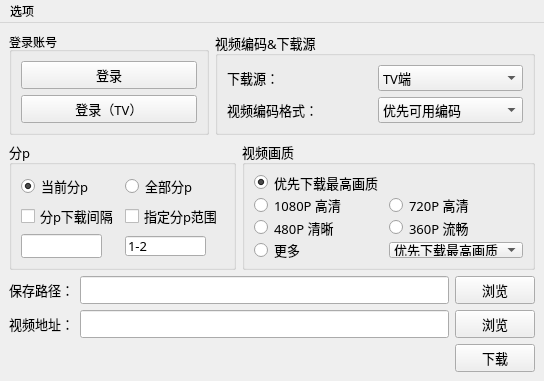
<?xml version="1.0" encoding="UTF-8"?>
<ui version="4.0">
 <class>MainWindow</class>
 <widget class="QMainWindow" name="MainWindow">
  <property name="geometry">
   <rect>
    <x>0</x>
    <y>0</y>
    <width>544</width>
    <height>381</height>
   </rect>
  </property>
  <property name="minimumSize">
   <size>
    <width>544</width>
    <height>381</height>
   </size>
  </property>
  <property name="maximumSize">
   <size>
    <width>544</width>
    <height>381</height>
   </size>
  </property>
  <property name="windowTitle">
   <string>MainWindow</string>
  </property>
  <widget class="QWidget" name="centralwidget">
   <layout class="QVBoxLayout" name="verticalLayout_3">
    <item>
     <layout class="QHBoxLayout" name="horizontalLayout_5">
      <item>
       <widget class="QGroupBox" name="groupBox_4">
        <property name="minimumSize">
         <size>
          <width>0</width>
          <height>0</height>
         </size>
        </property>
        <property name="maximumSize">
         <size>
          <width>200</width>
          <height>16777215</height>
         </size>
        </property>
        <property name="title">
         <string>登录账号</string>
        </property>
        <layout class="QVBoxLayout" name="verticalLayout">
         <item>
          <widget class="QPushButton" name="pushButton_login">
           <property name="font">
            <font>
             <family>宋体</family>
             <pointsize>10</pointsize>
            </font>
           </property>
           <property name="text">
            <string>登录</string>
           </property>
          </widget>
         </item>
         <item>
          <widget class="QPushButton" name="pushButton_logintv">
           <property name="font">
            <font>
             <family>宋体</family>
             <pointsize>10</pointsize>
            </font>
           </property>
           <property name="text">
            <string>登录（TV）</string>
           </property>
          </widget>
         </item>
        </layout>
       </widget>
      </item>
      <item>
       <widget class="QGroupBox" name="groupBox_3">
        <property name="minimumSize">
         <size>
          <width>300</width>
          <height>0</height>
         </size>
        </property>
        <property name="sizeIncrement">
         <size>
          <width>0</width>
          <height>0</height>
         </size>
        </property>
        <property name="font">
         <font>
          <family>宋体</family>
          <pointsize>10</pointsize>
         </font>
        </property>
        <property name="title">
         <string>视频编码&amp;&amp;下载源</string>
        </property>
        <layout class="QVBoxLayout" name="verticalLayout_2">
         <item>
          <layout class="QHBoxLayout" name="horizontalLayout_3">
           <item>
            <widget class="QLabel" name="label_3">
             <property name="font">
              <font>
               <family>宋体</family>
               <pointsize>10</pointsize>
              </font>
             </property>
             <property name="text">
              <string>下载源：</string>
             </property>
            </widget>
           </item>
           <item>
            <widget class="QComboBox" name="comboBox_source">
             <property name="sizePolicy">
              <sizepolicy hsizetype="Preferred" vsizetype="Fixed">
               <horstretch>0</horstretch>
               <verstretch>1</verstretch>
              </sizepolicy>
             </property>
             <property name="sizeIncrement">
              <size>
               <width>0</width>
               <height>0</height>
              </size>
             </property>
             <property name="font">
              <font>
               <family>宋体</family>
               <pointsize>10</pointsize>
              </font>
             </property>
             <item>
              <property name="text">
               <string>TV端</string>
              </property>
             </item>
             <item>
              <property name="text">
               <string>网页端</string>
              </property>
             </item>
             <item>
              <property name="text">
               <string>APP端</string>
              </property>
             </item>
             <item>
              <property name="text">
               <string>国际端</string>
              </property>
             </item>
            </widget>
           </item>
          </layout>
         </item>
         <item>
          <layout class="QHBoxLayout" name="horizontalLayout_4">
           <item>
            <widget class="QLabel" name="label_4">
             <property name="font">
              <font>
               <family>宋体</family>
               <pointsize>10</pointsize>
              </font>
             </property>
             <property name="text">
              <string>视频编码格式：</string>
             </property>
            </widget>
           </item>
           <item>
            <widget class="QComboBox" name="comboBox_encoding">
             <property name="font">
              <font>
               <family>宋体</family>
               <pointsize>10</pointsize>
              </font>
             </property>
             <item>
              <property name="text">
               <string>优先可用编码</string>
              </property>
             </item>
             <item>
              <property name="text">
               <string>AVC</string>
              </property>
             </item>
             <item>
              <property name="text">
               <string>AV1</string>
              </property>
             </item>
             <item>
              <property name="text">
               <string>HEVC</string>
              </property>
             </item>
            </widget>
           </item>
          </layout>
         </item>
        </layout>
       </widget>
      </item>
     </layout>
    </item>
    <item>
     <layout class="QHBoxLayout" name="horizontalLayout_6">
      <item>
       <widget class="QGroupBox" name="groupBox">
        <property name="font">
         <font>
          <family>宋体</family>
          <pointsize>10</pointsize>
         </font>
        </property>
        <property name="title">
         <string>分p</string>
        </property>
        <layout class="QGridLayout" name="gridLayout">
         <item row="1" column="1">
          <widget class="QCheckBox" name="checkBox_p">
           <property name="font">
            <font>
             <family>宋体</family>
             <pointsize>10</pointsize>
            </font>
           </property>
           <property name="text">
            <string>指定分p范围</string>
           </property>
          </widget>
         </item>
         <item row="0" column="1">
          <widget class="QRadioButton" name="radioButton_p_all">
           <property name="font">
            <font>
             <family>宋体</family>
             <pointsize>10</pointsize>
            </font>
           </property>
           <property name="text">
            <string>全部分p</string>
           </property>
          </widget>
         </item>
         <item row="2" column="1">
          <widget class="QLineEdit" name="lineEdit_p">
           <property name="sizePolicy">
            <sizepolicy hsizetype="Minimum" vsizetype="Fixed">
             <horstretch>0</horstretch>
             <verstretch>0</verstretch>
            </sizepolicy>
           </property>
           <property name="minimumSize">
            <size>
             <width>0</width>
             <height>0</height>
            </size>
           </property>
           <property name="maximumSize">
            <size>
             <width>81</width>
             <height>20</height>
            </size>
           </property>
           <property name="font">
            <font>
             <family>宋体</family>
             <pointsize>10</pointsize>
            </font>
           </property>
           <property name="text">
            <string>1-2</string>
           </property>
          </widget>
         </item>
         <item row="0" column="0">
          <widget class="QRadioButton" name="radioButton_p_current">
           <property name="enabled">
            <bool>true</bool>
           </property>
           <property name="font">
            <font>
             <family>宋体</family>
             <pointsize>10</pointsize>
            </font>
           </property>
           <property name="tabletTracking">
            <bool>false</bool>
           </property>
           <property name="acceptDrops">
            <bool>false</bool>
           </property>
           <property name="autoFillBackground">
            <bool>false</bool>
           </property>
           <property name="text">
            <string>当前分p</string>
           </property>
           <property name="checkable">
            <bool>true</bool>
           </property>
           <property name="checked">
            <bool>true</bool>
           </property>
           <property name="autoRepeat">
            <bool>false</bool>
           </property>
          </widget>
         </item>
         <item row="1" column="0">
          <widget class="QCheckBox" name="checkBox_p_delay">
           <property name="font">
            <font>
             <family>宋体</family>
             <pointsize>10</pointsize>
            </font>
           </property>
           <property name="text">
            <string>分p下载间隔</string>
           </property>
          </widget>
         </item>
         <item row="2" column="0">
          <widget class="QLineEdit" name="lineEdit_p_delay">
           <property name="minimumSize">
            <size>
             <width>0</width>
             <height>0</height>
            </size>
           </property>
           <property name="maximumSize">
            <size>
             <width>81</width>
             <height>16777215</height>
            </size>
           </property>
          </widget>
         </item>
        </layout>
       </widget>
      </item>
      <item>
       <widget class="QGroupBox" name="groupBox_2">
        <property name="font">
         <font>
          <family>宋体</family>
          <pointsize>10</pointsize>
         </font>
        </property>
        <property name="title">
         <string>视频画质</string>
        </property>
        <layout class="QGridLayout" name="gridLayout_2">
         <item row="1" column="0">
          <widget class="QRadioButton" name="radioButton_dfn_1080P">
           <property name="font">
            <font>
             <family>宋体</family>
             <pointsize>10</pointsize>
            </font>
           </property>
           <property name="text">
            <string>1080P 高清</string>
           </property>
          </widget>
         </item>
         <item row="2" column="1">
          <widget class="QRadioButton" name="radioButton_dfn_360P">
           <property name="font">
            <font>
             <family>宋体</family>
             <pointsize>10</pointsize>
            </font>
           </property>
           <property name="text">
            <string>360P 流畅</string>
           </property>
          </widget>
         </item>
         <item row="2" column="0">
          <widget class="QRadioButton" name="radioButton_dfn_480P">
           <property name="font">
            <font>
             <family>宋体</family>
             <pointsize>10</pointsize>
            </font>
           </property>
           <property name="text">
            <string>480P 清晰</string>
           </property>
          </widget>
         </item>
         <item row="0" column="0">
          <widget class="QRadioButton" name="radioButton_dfn_priority">
           <property name="font">
            <font>
             <family>宋体</family>
             <pointsize>10</pointsize>
            </font>
           </property>
           <property name="text">
            <string>优先下载最高画质</string>
           </property>
           <property name="checked">
            <bool>true</bool>
           </property>
          </widget>
         </item>
         <item row="1" column="1">
          <widget class="QRadioButton" name="radioButton_dfn_720P">
           <property name="font">
            <font>
             <family>宋体</family>
             <pointsize>10</pointsize>
            </font>
           </property>
           <property name="text">
            <string>720P 高清</string>
           </property>
          </widget>
         </item>
         <item row="3" column="1">
          <widget class="QComboBox" name="comboBox_dfn_more">
           <property name="font">
            <font>
             <family>宋体</family>
             <pointsize>10</pointsize>
            </font>
           </property>
           <item>
            <property name="text">
             <string>优先下载最高画质</string>
            </property>
           </item>
           <item>
            <property name="text">
             <string>8K 超高清</string>
            </property>
           </item>
           <item>
            <property name="text">
             <string>杜比视界</string>
            </property>
           </item>
           <item>
            <property name="text">
             <string>HDR 真彩</string>
            </property>
           </item>
           <item>
            <property name="text">
             <string>4K 超清</string>
            </property>
           </item>
           <item>
            <property name="text">
             <string>1080P 高帧率</string>
            </property>
           </item>
           <item>
            <property name="text">
             <string>1080P 高码率</string>
            </property>
           </item>
           <item>
            <property name="text">
             <string>720P 高帧率</string>
            </property>
           </item>
          </widget>
         </item>
         <item row="3" column="0">
          <widget class="QRadioButton" name="radioButton_dfn_more">
           <property name="font">
            <font>
             <family>宋体</family>
             <pointsize>10</pointsize>
            </font>
           </property>
           <property name="text">
            <string>更多</string>
           </property>
          </widget>
         </item>
        </layout>
       </widget>
      </item>
     </layout>
    </item>
    <item>
     <spacer name="verticalSpacer">
      <property name="font">
       <font>
        <family>宋体</family>
        <pointsize>10</pointsize>
       </font>
      </property>
      <property name="orientation">
       <enum>Qt::Orientation::Vertical</enum>
      </property>
      <property name="sizeHint" stdset="0">
       <size>
        <width>20</width>
        <height>40</height>
       </size>
      </property>
     </spacer>
    </item>
    <item>
     <layout class="QHBoxLayout" name="horizontalLayout">
      <item>
       <widget class="QLabel" name="label_2">
        <property name="sizePolicy">
         <sizepolicy hsizetype="Preferred" vsizetype="Preferred">
          <horstretch>0</horstretch>
          <verstretch>1</verstretch>
         </sizepolicy>
        </property>
        <property name="font">
         <font>
          <family>宋体</family>
          <pointsize>10</pointsize>
         </font>
        </property>
        <property name="text">
         <string>保存路径：</string>
        </property>
       </widget>
      </item>
      <item>
       <widget class="QLineEdit" name="lineEdit_dir">
        <property name="sizePolicy">
         <sizepolicy hsizetype="Expanding" vsizetype="Expanding">
          <horstretch>0</horstretch>
          <verstretch>1</verstretch>
         </sizepolicy>
        </property>
        <property name="minimumSize">
         <size>
          <width>0</width>
          <height>0</height>
         </size>
        </property>
        <property name="sizeIncrement">
         <size>
          <width>0</width>
          <height>0</height>
         </size>
        </property>
        <property name="font">
         <font>
          <family>宋体</family>
          <pointsize>10</pointsize>
         </font>
        </property>
        <property name="text">
         <string/>
        </property>
       </widget>
      </item>
      <item>
       <widget class="QPushButton" name="pushButton_save_dir">
        <property name="sizePolicy">
         <sizepolicy hsizetype="Minimum" vsizetype="Expanding">
          <horstretch>0</horstretch>
          <verstretch>1</verstretch>
         </sizepolicy>
        </property>
        <property name="font">
         <font>
          <family>宋体</family>
          <pointsize>10</pointsize>
         </font>
        </property>
        <property name="text">
         <string>浏览</string>
        </property>
       </widget>
      </item>
     </layout>
    </item>
    <item>
     <spacer name="verticalSpacer_2">
      <property name="font">
       <font>
        <family>宋体</family>
        <pointsize>10</pointsize>
       </font>
      </property>
      <property name="orientation">
       <enum>Qt::Orientation::Vertical</enum>
      </property>
      <property name="sizeHint" stdset="0">
       <size>
        <width>20</width>
        <height>40</height>
       </size>
      </property>
     </spacer>
    </item>
    <item>
     <layout class="QHBoxLayout" name="horizontalLayout_2">
      <item>
       <widget class="QLabel" name="label">
        <property name="sizePolicy">
         <sizepolicy hsizetype="Preferred" vsizetype="Expanding">
          <horstretch>0</horstretch>
          <verstretch>1</verstretch>
         </sizepolicy>
        </property>
        <property name="font">
         <font>
          <family>宋体</family>
          <pointsize>10</pointsize>
         </font>
        </property>
        <property name="text">
         <string>视频地址：</string>
        </property>
       </widget>
      </item>
      <item>
       <widget class="QLineEdit" name="lineEdit_url">
        <property name="sizePolicy">
         <sizepolicy hsizetype="Expanding" vsizetype="Expanding">
          <horstretch>0</horstretch>
          <verstretch>1</verstretch>
         </sizepolicy>
        </property>
        <property name="font">
         <font>
          <family>宋体</family>
          <pointsize>10</pointsize>
         </font>
        </property>
       </widget>
      </item>
      <item>
       <widget class="QPushButton" name="pushButton_text">
        <property name="sizePolicy">
         <sizepolicy hsizetype="Minimum" vsizetype="Expanding">
          <horstretch>0</horstretch>
          <verstretch>1</verstretch>
         </sizepolicy>
        </property>
        <property name="font">
         <font>
          <family>宋体</family>
          <pointsize>10</pointsize>
         </font>
        </property>
        <property name="text">
         <string>浏览</string>
        </property>
       </widget>
      </item>
     </layout>
    </item>
    <item>
     <spacer name="verticalSpacer_3">
      <property name="font">
       <font>
        <family>宋体</family>
        <pointsize>10</pointsize>
       </font>
      </property>
      <property name="orientation">
       <enum>Qt::Orientation::Vertical</enum>
      </property>
      <property name="sizeHint" stdset="0">
       <size>
        <width>20</width>
        <height>40</height>
       </size>
      </property>
     </spacer>
    </item>
    <item>
     <layout class="QHBoxLayout" name="horizontalLayout_7">
      <item>
       <spacer name="horizontalSpacer">
        <property name="font">
         <font>
          <family>宋体</family>
          <pointsize>10</pointsize>
         </font>
        </property>
        <property name="orientation">
         <enum>Qt::Orientation::Horizontal</enum>
        </property>
        <property name="sizeHint" stdset="0">
         <size>
          <width>40</width>
          <height>20</height>
         </size>
        </property>
       </spacer>
      </item>
      <item>
       <widget class="QPushButton" name="pushButton_download">
        <property name="sizePolicy">
         <sizepolicy hsizetype="Minimum" vsizetype="Expanding">
          <horstretch>0</horstretch>
          <verstretch>1</verstretch>
         </sizepolicy>
        </property>
        <property name="minimumSize">
         <size>
          <width>0</width>
          <height>0</height>
         </size>
        </property>
        <property name="sizeIncrement">
         <size>
          <width>0</width>
          <height>10</height>
         </size>
        </property>
        <property name="font">
         <font>
          <family>宋体</family>
          <pointsize>10</pointsize>
         </font>
        </property>
        <property name="text">
         <string>下载</string>
        </property>
       </widget>
      </item>
     </layout>
    </item>
    <item>
     <spacer name="verticalSpacer_4">
      <property name="font">
       <font>
        <family>宋体</family>
        <pointsize>10</pointsize>
       </font>
      </property>
      <property name="orientation">
       <enum>Qt::Orientation::Vertical</enum>
      </property>
      <property name="sizeHint" stdset="0">
       <size>
        <width>20</width>
        <height>30</height>
       </size>
      </property>
     </spacer>
    </item>
   </layout>
  </widget>
  <widget class="QMenuBar" name="menubar">
   <property name="geometry">
    <rect>
     <x>0</x>
     <y>0</y>
     <width>544</width>
     <height>33</height>
    </rect>
   </property>
   <widget class="QMenu" name="menu">
    <property name="title">
     <string>选项</string>
    </property>
    <addaction name="action_set_up"/>
    <addaction name="action_about"/>
   </widget>
   <addaction name="menu"/>
  </widget>
  <action name="action_set_up">
   <property name="text">
    <string>设置</string>
   </property>
  </action>
  <action name="action_about">
   <property name="text">
    <string>关于</string>
   </property>
  </action>
 </widget>
 <resources/>
 <connections/>
</ui>
